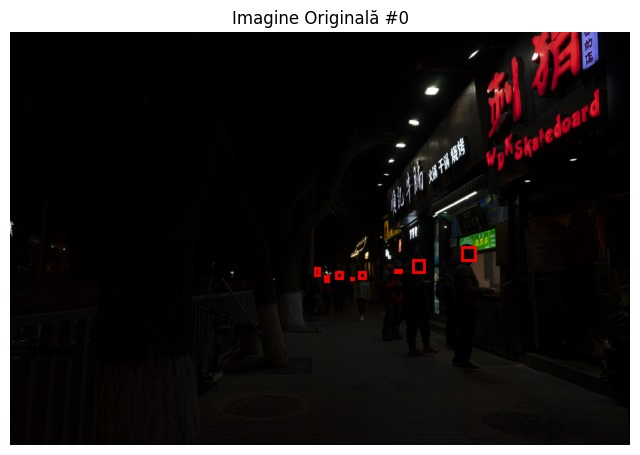
#> input picture An 3/Sem1/Affective Computing/media/darkNet_original.jpg, 640 x 455 px
$ python -i augmentations.py   (imports and definitions only)
#> lines starting #> are read from the running program, lines starting #| are printed output that depends on the picture
# -*- coding:utf-8 -*-

from __future__ import absolute_import
from __future__ import division
from __future__ import print_function

import random

import cv2
import math
import numpy as np
import six
from PIL import Image, ImageEnhance

from data.config import cfg


class sampler():

    # [50 lines left out: functions __init__, intersect, jaccard_numpy, not called in this run]


class bbox():

    # [787 lines left out: functions __init__, random_brightness, random_contrast, random_saturation, random_hue, distort_image and 20 more, not called in this run]

>>> from PIL import Image
>>> picture = Image.open('../../media/darkNet_original.jpg')
#> picture is the input picture: PIL image 640x455 RGB; mean R, G, B 39.9, 35.8, 35.6
>>> result = distort_image(picture)
#> in random_hue, `img_hsv = np.array(img.convert('HSV'))`:
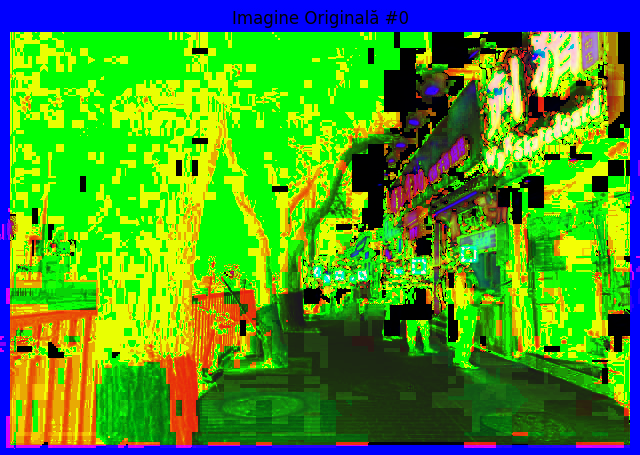
#> img_hsv: shape (455, 640, 3); mean R, G, B 75.5, 151.6, 40.4
